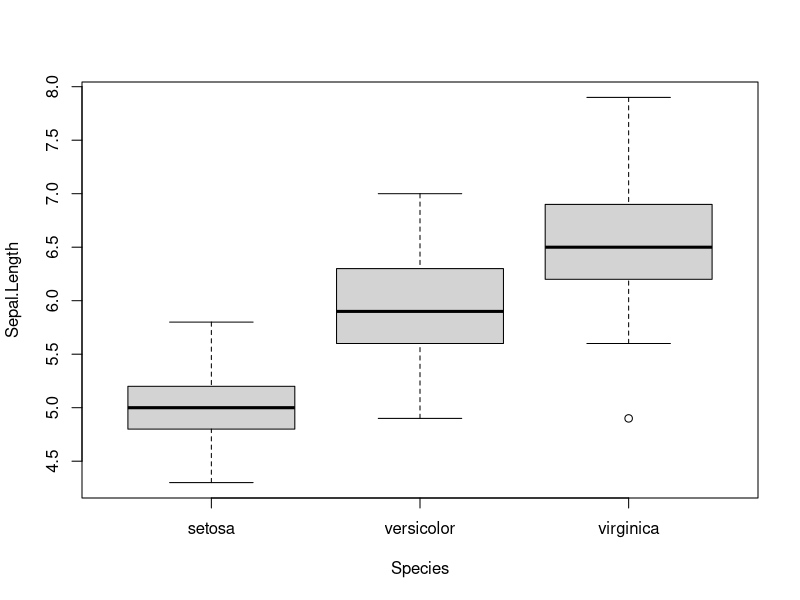
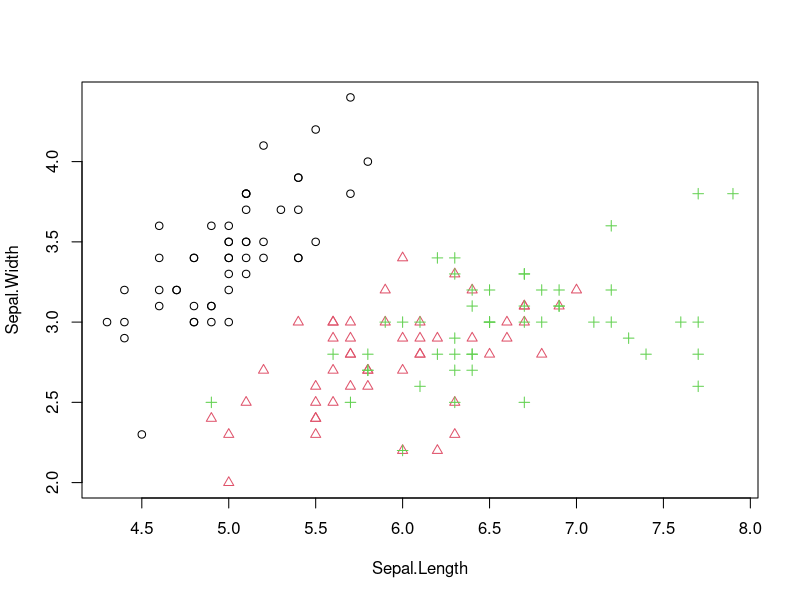

Recreate these plots in R, in order.
# covariance and correlation between sepal length and petal length
#
# Covariance is a measure of how changes in one variable are associated with changes in a second variable.
# Specifically, covariance measures the degree to which two variables are linearly associated.
# However, it is also often used informally as a general measure of how monotonically related two variables are.
cov(iris$Sepal.Length, iris$Petal.Length)
#[1] 1.274315


# Correlation is a statistical technique that can show whether and how strongly pairs of variables are related. 
# For example, height and weight are related; taller people tend to be heavier than shorter people.
# e.g. Petal.Width and Petal.Length are close to 1 (0.9628654), 
#      we can conclude that the variables are positively linearly related. 
cor(iris[,1:4])
#             Sepal.Length Sepal.Width Petal.Length Petal.Width
#Sepal.Length    1.0000000  -0.1175698    0.8717538   0.8179411
#Sepal.Width    -0.1175698   1.0000000   -0.4284401  -0.3661259
#Petal.Length    0.8717538  -0.4284401    1.0000000   0.9628654
#Petal.Width     0.8179411  -0.3661259    0.9628654   1.0000000


# computing the stats of Sepal.Length of every species with aggregate().
aggregate(Sepal.Length ~ Species, summary, data=iris)
#    Species        Sepal.Length.Min. Sepal.Length.1st Qu. Sepal.Length.Median Sepal.Length.Mean Sepal.Length.3rd Qu. Sepal.Length.Max.
#     setosa             4.300                4.800               5.000             5.006                5.200             5.800
# versicolor             4.900                5.600               5.900             5.936                6.300             7.000
#  virginica             4.900                6.225               6.500             6.588                6.900             7.900

#plotting a box-and-whisker plot 
# show the median, first and third quartile of a distribution (i.e., the 50%, 25% and 75% points in
# cumulative distribution), and outliers. The bar in the middle is the median. The box shows the
# interquartile range (IQR), which is the range between the 75% and 25% observation.
boxplot(Sepal.Length~Species, data=iris)


# A scatter plot can be drawn for two numeric variables with plot() as below.
# Using with() adding “iris$” before variable names is not necessary any longer.
# the colors (col) and symbols (pch) of points are set to species.
with(iris, plot(Sepal.Length, Sepal.Width, col=Species, pch=as.numeric(Species)))